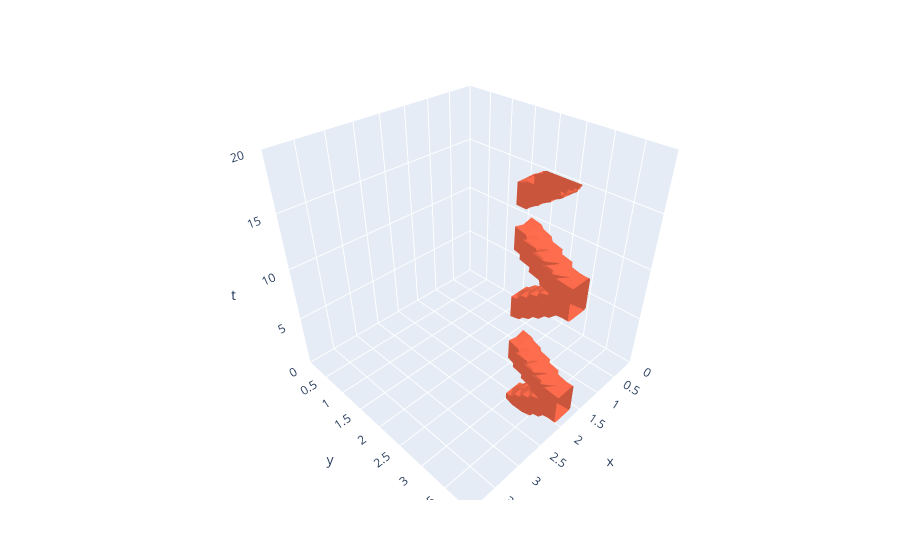

Notebook source saved alongside this figure:
### Code cell
impl.plot(obs := moving_obstacle(impl), axes=('x', 'y', 't'), colorscale='reds').show()
print(obs.min(), obs.max())

### Figure 1 — Plotly figure (JSON) as saved in the notebook; plotly's stock layout.template omitted (floating-point values rounded to 4 significant figures; data arrays with more than 128 entries replaced by an {"elided": "..."} marker saying what was removed)
{"data": [{"caps": {"x": {"show": false}, "y": {"show": false}, "z": {"show": false}}, "colorscale": [[0, "rgb(255,245,240)"], [0.125, "rgb(254,224,210)"], [0.25, "rgb(252,187,161)"], [0.375, "rgb(252,146,114)"], [0.5, "rgb(251,106,74)"], [0.625, "rgb(239,59,44)"], [0.75, "rgb(203,24,29)"], [0.875, "rgb(165,15,21)"], [1, "rgb(103,0,13)"]], "isomax": 0, "isomin": 0, "showscale": false, "surface": {"count": 1}, "type": "isosurface", "value": {"elided": "63125 float values"}, "x": {"elided": "63125 float values"}, "y": {"elided": "63125 float values"}, "z": {"elided": "63125 float values"}}], "layout": {"scene": {"aspectmode": "cube", "xaxis": {"range": [0, 4], "title": {"text": "x"}}, "yaxis": {"range": [0, 4], "title": {"text": "y"}}, "zaxis": {"range": [0, 20], "title": {"text": "t"}}}}}
